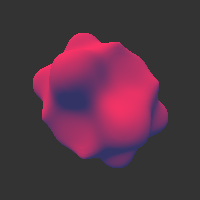
Frame 1 (no input)
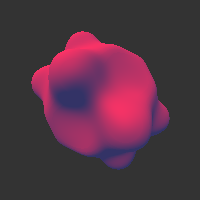
Frame 60 (the mouse pressed at the canvas centre just before this capture)
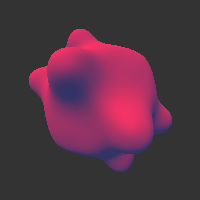
Frame 120 (the mouse held since frame 60 and released just before this capture)

The Processing sketch that drew these frames (run headless with seeded random() and noise(); from frame 60 on, the mouse is pressed at the canvas centre):

// Processing sketch: RayMarcher
// ── RayMarcher.pde
final int NUMBER_OF_STEPS = 32;
final float MINIMUM_HIT_DISTANCE = 0.01f;
final float MAXIMUM_TRACE_DISTANCE = 1000.0f;
  
PVector cam = new PVector(0, 0, -2);
PVector light = new PVector(2, -5, 3);

float sphere(PVector p, PVector c, float r) {
  return PVector.sub(p, c).mag() - r;
}

float map_the_world(PVector p) {
  float sphere_0 = sphere(p, new PVector(0, 0, 0), 1);
  
  float cf = cos(frameCount * 0.1f);
  float dis_0 = sin(5 * p.x * cf) * sin(5 * p.y * cf) * sin(5 * p.z * cf) * 0.25;
  
  return sphere_0 + dis_0;
}

PVector normal_fast(PVector p) {
  final PVector sx = new PVector(0.001f, 0, 0);
  final PVector sy = new PVector(0, 0.001f, 0);
  final PVector sz = new PVector(0, 0, 0.001f);
  
  float gx = map_the_world(PVector.add(p, sx)) - map_the_world(PVector.sub(p, sx));
  float gy = map_the_world(PVector.add(p, sy)) - map_the_world(PVector.sub(p, sy));
  float gz = map_the_world(PVector.add(p, sz)) - map_the_world(PVector.sub(p, sz));
  return new PVector(gx, gy, gz).normalize();
}

int ray_march(PVector ro, PVector rd) {
  float t = 0.0f;
  
  for (int i = 0; i < NUMBER_OF_STEPS; i++) {
    PVector cp = PVector.mult(rd, t).add(ro);
    
    float d = map_the_world(cp);
    
    if (d < MINIMUM_HIT_DISTANCE) {
      PVector n = normal_fast(cp);
      PVector ld = PVector.sub(cp, light).normalize();
      float diff = max(0, PVector.dot(n, ld));
      return color(204 * diff + 51, 51, 51 * 2);
    } else if (d > MAXIMUM_TRACE_DISTANCE) {
      break;
    }
    
    t += d;
  }
  
  return color(51, 51, 51);
}

int shader_call(PVector uv) {
  PVector ro = cam;
  PVector rd = new PVector(uv.x, uv.y, 1).normalize();
  return ray_march(ro, rd);
}

void setup() {
  size(200, 200);
}

void draw() {
  loadPixels();
  for(int y = 0; y < height; y++) {
    for (int x = 0; x < width; x++) {
        PVector uv = new PVector(map(x, 0, width, -1, 1), map(y, 0, height, 1, -1), 0);
        pixels[y * width + x] = shader_call(uv);
    }
  }
  updatePixels();
}

 
